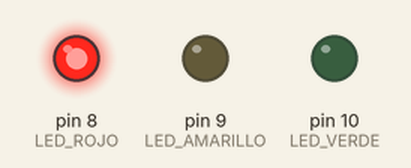
Simulated run of this sketch. Board: Arduino Mega 2560, built with avr-gcc and run on an emulated ATmega2560. On the bench: output pins drawn as LEDs (lit = HIGH).

Above: at 2.5 s.
At 9.5 s:
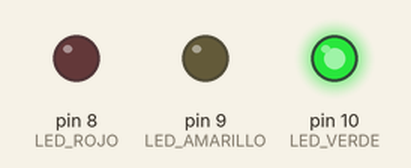
At 13.0 s:
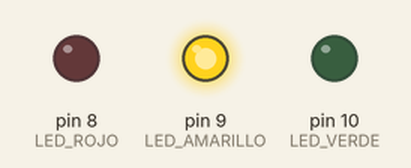
Timing chart, 0 to 18.2 s (numbered marks = the images above):
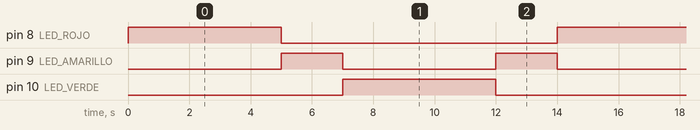

Measured:
- by itself, pin 8 (LED_ROJO), pin 10 (LED_VERDE): alternates HIGH for 5.0 s and LOW for 9.0 s
- by itself, pin 9 (LED_AMARILLO): alternates HIGH for 2.0 s and LOW for 5.0 s
- by itself, everything shown: repeats every 14.0 s, in 4 steps

The sketch:

circuitos.ino
```cpp
// Semaforo Arduino Mega 2560
// D8 rojo, D9 amarillo, D10 verde.
// Usar una resistencia de 220 ohmios por LED y catodos a GND.
const byte LED_ROJO = 8;
const byte LED_AMARILLO = 9;
const byte LED_VERDE = 10;

void encender(bool rojo, bool amarillo, bool verde) {
  digitalWrite(LED_ROJO, rojo ? HIGH : LOW);
  digitalWrite(LED_AMARILLO, amarillo ? HIGH : LOW);
  digitalWrite(LED_VERDE, verde ? HIGH : LOW);
}

void setup() {
  pinMode(LED_ROJO, OUTPUT);
  pinMode(LED_AMARILLO, OUTPUT);
  pinMode(LED_VERDE, OUTPUT);
  encender(false, false, false);
}

void loop() {
  encender(true, false, false);   // Rojo
  delay(5000);
  encender(false, true, false);   // Amarillo antes de verde
  delay(2000);
  encender(false, false, true);   // Verde
  delay(5000);
  encender(false, true, false);   // Amarillo antes de rojo
  delay(2000);
}
```
